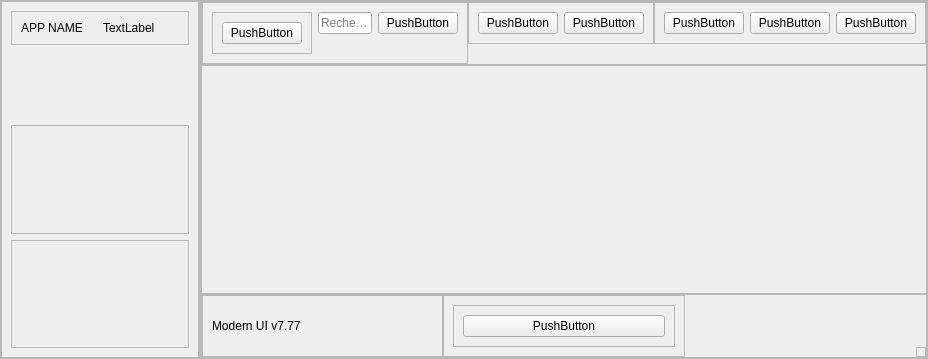
<?xml version="1.0" encoding="UTF-8"?>
<ui version="4.0">
 <class>MainWindow</class>
 <widget class="QMainWindow" name="MainWindow">
  <property name="geometry">
   <rect>
    <x>0</x>
    <y>0</y>
    <width>893</width>
    <height>359</height>
   </rect>
  </property>
  <property name="windowTitle">
   <string>MainWindow</string>
  </property>
  <widget class="QWidget" name="centralwidget">
   <layout class="QHBoxLayout" name="horizontalLayout">
    <property name="spacing">
     <number>0</number>
    </property>
    <property name="leftMargin">
     <number>0</number>
    </property>
    <property name="topMargin">
     <number>0</number>
    </property>
    <property name="rightMargin">
     <number>0</number>
    </property>
    <property name="bottomMargin">
     <number>0</number>
    </property>
    <item>
     <widget class="QFrame" name="slide_menu_container">
      <property name="maximumSize">
       <size>
        <width>200</width>
        <height>16777215</height>
       </size>
      </property>
      <property name="frameShape">
       <enum>QFrame::StyledPanel</enum>
      </property>
      <property name="frameShadow">
       <enum>QFrame::Raised</enum>
      </property>
      <layout class="QVBoxLayout" name="verticalLayout_2">
       <property name="spacing">
        <number>0</number>
       </property>
       <property name="leftMargin">
        <number>0</number>
       </property>
       <property name="topMargin">
        <number>0</number>
       </property>
       <property name="rightMargin">
        <number>0</number>
       </property>
       <property name="bottomMargin">
        <number>0</number>
       </property>
       <item>
        <widget class="QFrame" name="slide_menu">
         <property name="minimumSize">
          <size>
           <width>198</width>
           <height>0</height>
          </size>
         </property>
         <property name="frameShape">
          <enum>QFrame::StyledPanel</enum>
         </property>
         <property name="frameShadow">
          <enum>QFrame::Raised</enum>
         </property>
         <layout class="QVBoxLayout" name="verticalLayout_6">
          <item alignment="Qt::AlignTop">
           <widget class="QFrame" name="frame_9">
            <property name="frameShape">
             <enum>QFrame::StyledPanel</enum>
            </property>
            <property name="frameShadow">
             <enum>QFrame::Raised</enum>
            </property>
            <layout class="QHBoxLayout" name="horizontalLayout_8">
             <item>
              <widget class="QLabel" name="label_2">
               <property name="text">
                <string>APP NAME</string>
               </property>
              </widget>
             </item>
             <item>
              <widget class="QLabel" name="label_3">
               <property name="text">
                <string>TextLabel</string>
               </property>
              </widget>
             </item>
            </layout>
           </widget>
          </item>
          <item>
           <widget class="QFrame" name="frame_8">
            <property name="frameShape">
             <enum>QFrame::StyledPanel</enum>
            </property>
            <property name="frameShadow">
             <enum>QFrame::Raised</enum>
            </property>
           </widget>
          </item>
          <item>
           <widget class="QFrame" name="frame_10">
            <property name="frameShape">
             <enum>QFrame::StyledPanel</enum>
            </property>
            <property name="frameShadow">
             <enum>QFrame::Raised</enum>
            </property>
           </widget>
          </item>
         </layout>
        </widget>
       </item>
      </layout>
     </widget>
    </item>
    <item>
     <widget class="QFrame" name="main_body">
      <property name="frameShape">
       <enum>QFrame::StyledPanel</enum>
      </property>
      <property name="frameShadow">
       <enum>QFrame::Raised</enum>
      </property>
      <layout class="QVBoxLayout" name="verticalLayout">
       <property name="spacing">
        <number>0</number>
       </property>
       <property name="leftMargin">
        <number>0</number>
       </property>
       <property name="topMargin">
        <number>0</number>
       </property>
       <property name="rightMargin">
        <number>0</number>
       </property>
       <property name="bottomMargin">
        <number>0</number>
       </property>
       <item alignment="Qt::AlignTop">
        <widget class="QFrame" name="header_frame">
         <property name="frameShape">
          <enum>QFrame::StyledPanel</enum>
         </property>
         <property name="frameShadow">
          <enum>QFrame::Raised</enum>
         </property>
         <layout class="QHBoxLayout" name="horizontalLayout_2">
          <property name="spacing">
           <number>0</number>
          </property>
          <property name="leftMargin">
           <number>0</number>
          </property>
          <property name="topMargin">
           <number>0</number>
          </property>
          <property name="rightMargin">
           <number>0</number>
          </property>
          <property name="bottomMargin">
           <number>0</number>
          </property>
          <item alignment="Qt::AlignLeft|Qt::AlignTop">
           <widget class="QFrame" name="frame_3">
            <property name="frameShape">
             <enum>QFrame::StyledPanel</enum>
            </property>
            <property name="frameShadow">
             <enum>QFrame::Raised</enum>
            </property>
            <layout class="QHBoxLayout" name="horizontalLayout_5">
             <item alignment="Qt::AlignLeft|Qt::AlignTop">
              <widget class="QFrame" name="frame_7">
               <property name="frameShape">
                <enum>QFrame::StyledPanel</enum>
               </property>
               <property name="frameShadow">
                <enum>QFrame::Raised</enum>
               </property>
               <layout class="QHBoxLayout" name="horizontalLayout_7">
                <item alignment="Qt::AlignLeft|Qt::AlignTop">
                 <widget class="QPushButton" name="pushButton_9">
                  <property name="text">
                   <string>PushButton</string>
                  </property>
                  <property name="iconSize">
                   <size>
                    <width>32</width>
                    <height>32</height>
                   </size>
                  </property>
                 </widget>
                </item>
               </layout>
              </widget>
             </item>
             <item alignment="Qt::AlignLeft|Qt::AlignTop">
              <widget class="QLineEdit" name="lineEdit">
               <property name="minimumSize">
                <size>
                 <width>54</width>
                 <height>0</height>
                </size>
               </property>
               <property name="placeholderText">
                <string>Rechercher</string>
               </property>
              </widget>
             </item>
             <item alignment="Qt::AlignLeft|Qt::AlignTop">
              <widget class="QPushButton" name="pushButton_6">
               <property name="text">
                <string>PushButton</string>
               </property>
              </widget>
             </item>
            </layout>
           </widget>
          </item>
          <item alignment="Qt::AlignHCenter|Qt::AlignTop">
           <widget class="QFrame" name="frame_2">
            <property name="frameShape">
             <enum>QFrame::StyledPanel</enum>
            </property>
            <property name="frameShadow">
             <enum>QFrame::Raised</enum>
            </property>
            <layout class="QHBoxLayout" name="horizontalLayout_4">
             <item>
              <widget class="QPushButton" name="pushButton_5">
               <property name="text">
                <string>PushButton</string>
               </property>
              </widget>
             </item>
             <item>
              <widget class="QPushButton" name="pushButton_4">
               <property name="text">
                <string>PushButton</string>
               </property>
              </widget>
             </item>
            </layout>
           </widget>
          </item>
          <item alignment="Qt::AlignRight|Qt::AlignTop">
           <widget class="QFrame" name="frame">
            <property name="frameShape">
             <enum>QFrame::StyledPanel</enum>
            </property>
            <property name="frameShadow">
             <enum>QFrame::Raised</enum>
            </property>
            <layout class="QHBoxLayout" name="horizontalLayout_3">
             <item>
              <widget class="QPushButton" name="pushButton">
               <property name="text">
                <string>PushButton</string>
               </property>
              </widget>
             </item>
             <item>
              <widget class="QPushButton" name="pushButton_2">
               <property name="text">
                <string>PushButton</string>
               </property>
              </widget>
             </item>
             <item>
              <widget class="QPushButton" name="pushButton_3">
               <property name="text">
                <string>PushButton</string>
               </property>
              </widget>
             </item>
            </layout>
           </widget>
          </item>
         </layout>
        </widget>
       </item>
       <item>
        <widget class="QFrame" name="main_body_contents">
         <property name="sizePolicy">
          <sizepolicy hsizetype="Preferred" vsizetype="Expanding">
           <horstretch>0</horstretch>
           <verstretch>0</verstretch>
          </sizepolicy>
         </property>
         <property name="frameShape">
          <enum>QFrame::StyledPanel</enum>
         </property>
         <property name="frameShadow">
          <enum>QFrame::Raised</enum>
         </property>
        </widget>
       </item>
       <item alignment="Qt::AlignBottom">
        <widget class="QFrame" name="footer">
         <property name="frameShape">
          <enum>QFrame::StyledPanel</enum>
         </property>
         <property name="frameShadow">
          <enum>QFrame::Raised</enum>
         </property>
         <layout class="QHBoxLayout" name="horizontalLayout_6">
          <property name="spacing">
           <number>0</number>
          </property>
          <property name="leftMargin">
           <number>0</number>
          </property>
          <property name="topMargin">
           <number>0</number>
          </property>
          <property name="rightMargin">
           <number>0</number>
          </property>
          <property name="bottomMargin">
           <number>0</number>
          </property>
          <item>
           <widget class="QFrame" name="frame_5">
            <property name="frameShape">
             <enum>QFrame::StyledPanel</enum>
            </property>
            <property name="frameShadow">
             <enum>QFrame::Raised</enum>
            </property>
            <layout class="QVBoxLayout" name="verticalLayout_4">
             <item>
              <widget class="QLabel" name="label">
               <property name="text">
                <string>Modern UI v7.77</string>
               </property>
              </widget>
             </item>
            </layout>
           </widget>
          </item>
          <item>
           <widget class="QFrame" name="frame_4">
            <property name="frameShape">
             <enum>QFrame::StyledPanel</enum>
            </property>
            <property name="frameShadow">
             <enum>QFrame::Raised</enum>
            </property>
            <layout class="QVBoxLayout" name="verticalLayout_3">
             <item>
              <widget class="QFrame" name="frame_6">
               <property name="frameShape">
                <enum>QFrame::StyledPanel</enum>
               </property>
               <property name="frameShadow">
                <enum>QFrame::Raised</enum>
               </property>
               <layout class="QVBoxLayout" name="verticalLayout_5">
                <item>
                 <widget class="QPushButton" name="pushButton_7">
                  <property name="text">
                   <string>PushButton</string>
                  </property>
                 </widget>
                </item>
               </layout>
              </widget>
             </item>
            </layout>
           </widget>
          </item>
          <item alignment="Qt::AlignRight|Qt::AlignBottom">
           <widget class="QFrame" name="size_grip">
            <property name="minimumSize">
             <size>
              <width>10</width>
              <height>10</height>
             </size>
            </property>
            <property name="maximumSize">
             <size>
              <width>10</width>
              <height>10</height>
             </size>
            </property>
            <property name="frameShape">
             <enum>QFrame::StyledPanel</enum>
            </property>
            <property name="frameShadow">
             <enum>QFrame::Raised</enum>
            </property>
           </widget>
          </item>
         </layout>
        </widget>
       </item>
      </layout>
     </widget>
    </item>
   </layout>
  </widget>
 </widget>
 <resources>
  <include location="../Documents/Essais_Qt/icons.qrc"/>
 </resources>
 <connections/>
</ui>
